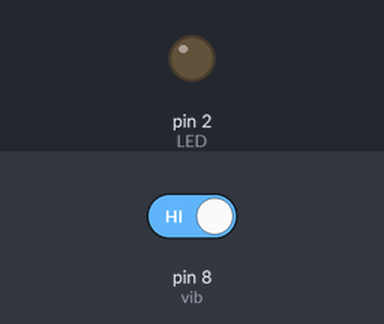
Simulated run of this sketch. Board: Arduino Uno, built with avr-gcc and run on an emulated ATmega328P. On the bench: output pins drawn as LEDs (lit = HIGH). The test bench sets the inputs (shaded band); at power-on: pin 8 (vib) HIGH.

Above: at 1.2 s.
1.3 s: pin 8 (vib) driven LOW
At 1.7 s:
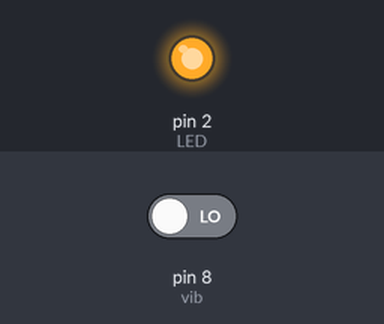
2.8 s: pin 8 (vib) driven HIGH
At 5.9 s:
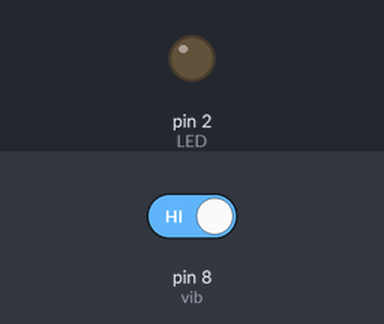
Timing chart, 0 to 7.4 s (numbered marks = the images above; inputs shaded):
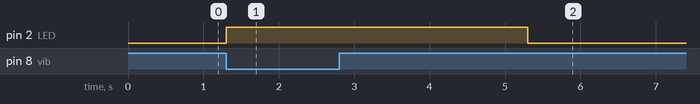

The sketch:

4.3_code.ino
```cpp
int vib = 8;
int LED = 2;

void setup() {
  // put your setup code here, to run once:
  Serial.begin(9600);
  pinMode(vib, INPUT);
  pinMode(LED, OUTPUT);
}

void loop() {
  // put your main code here, to run repeatedly:
  if(digitalRead(vib) == LOW)
  {
    digitalWrite(LED, HIGH);
    delay(4000);
  }
  else
  {
    digitalWrite(LED, LOW);
  }
}
```

Measured:
- after the input at 1.3 s, pin 2 (LED): LOW → HIGH at once
- after the input at 2.8 s, pin 2 (LED): HIGH → LOW after 2.5 s
